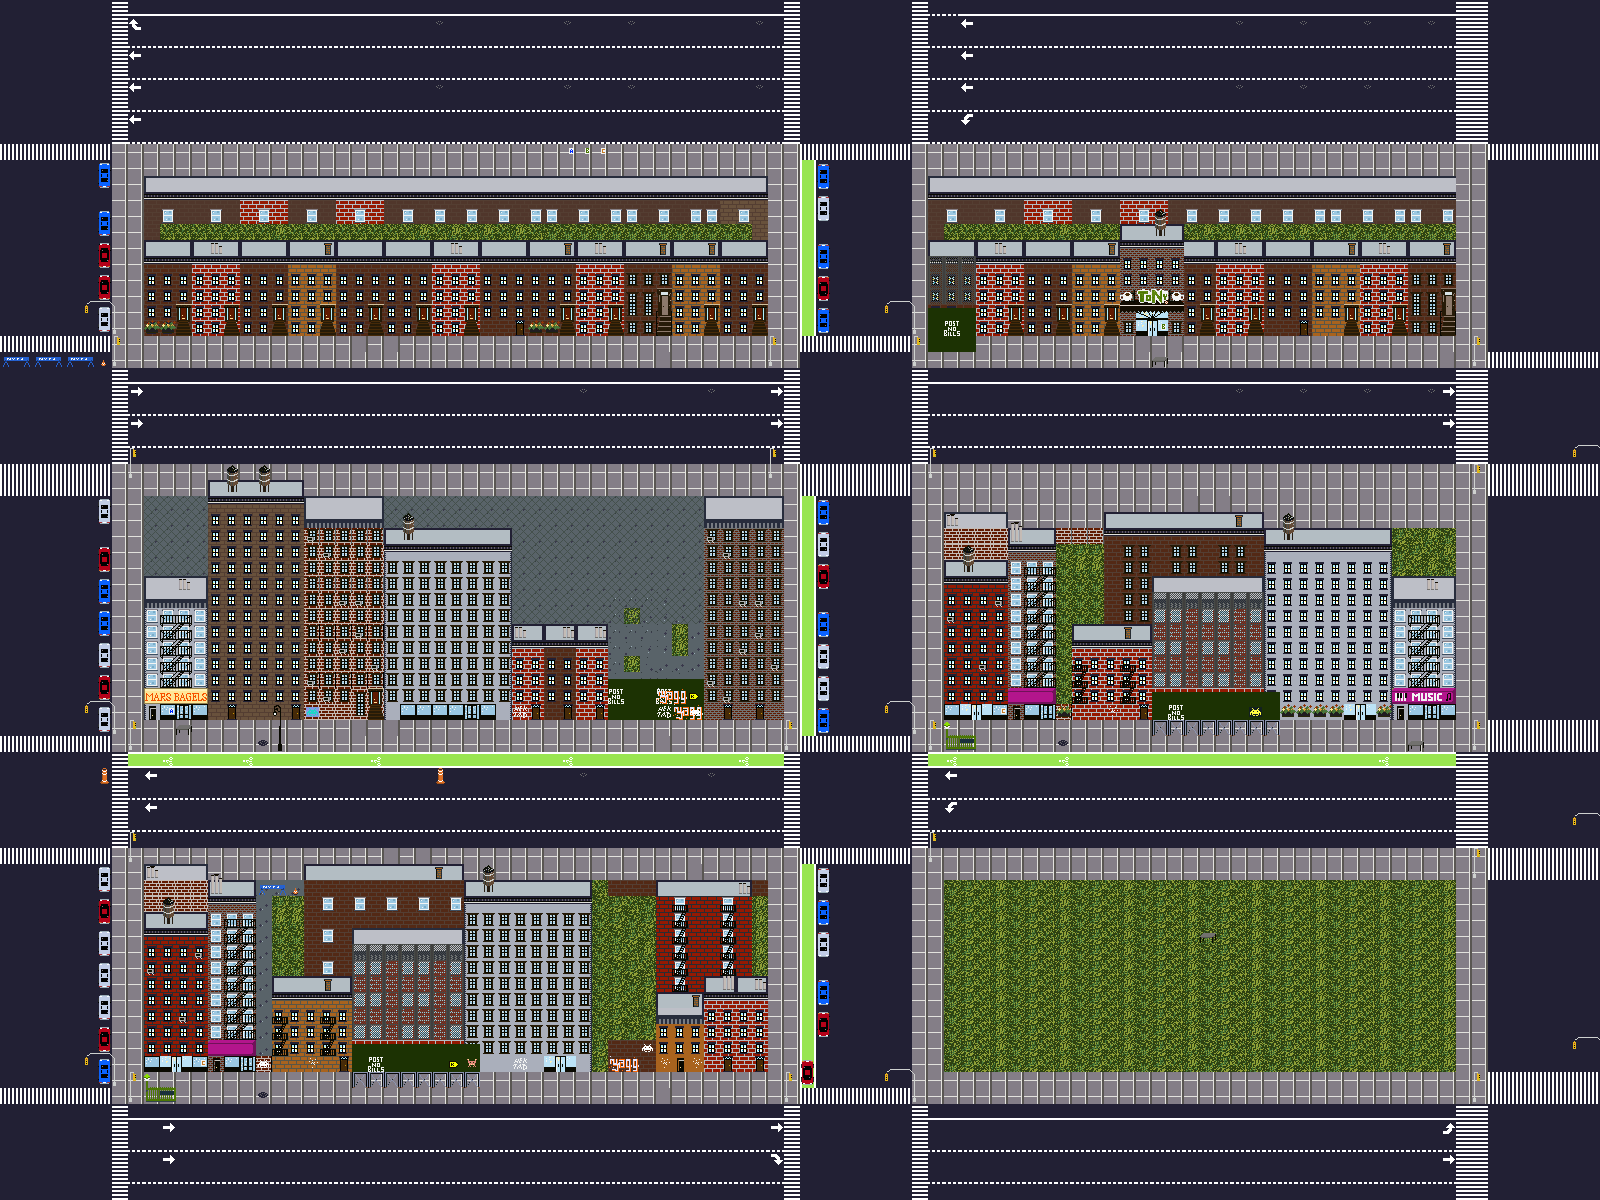

The image is a tile-based game level rendered from a .tmx file. Its description and source (layers, tilesets, objects; grid data summarised) follow:
An orthogonal 100x75 tile map with 16x16 px tiles, 6 tile layers (Roads and Sidewalks, Roads and Sidewalks decoration, COLLIDE-Road and Sidewalks BLOCKED, COLLIDE-Buildings Base, ...) and 86 objects (75x taxi, 9x CHECKPOINT).

<map version="1.10" tiledversion="1.10.2" orientation="orthogonal" renderorder="right-down" width="100" height="75" tilewidth="16" tileheight="16" infinite="0" nextlayerid="10" nextobjectid="241">
 <editorsettings>
  <export target="../../assets/nyc_1..tmj" format="json" />
 </editorsettings>
 <tileset firstgid="1" source="NEW_nyc_spritesheet-Recovered.tsx" />
 <group id="8" name="Roads and Sidewalks">
  <layer id="1" name="Roads and Sidewalks" width="100" height="75">
   <data>[7500 cells, 5575 non-empty, 13 distinct tile ids]</data>
  </layer>
  <layer id="2" name="Roads and Sidewalks decoration" width="100" height="75">
   <data>[7500 cells, 1725 non-empty, 25 distinct tile ids]</data>
  </layer>
  <layer id="3" name="COLLIDE-Road and Sidewalks BLOCKED" width="100" height="75">
   <data>[7500 cells, 387 non-empty, 16 distinct tile ids]</data>
  </layer>
 </group>
 <group id="7" name="Buildings">
  <layer id="4" name="COLLIDE-Buildings Base" width="100" height="75">
   <data>[7500 cells, 1791 non-empty, 37 distinct tile ids]</data>
  </layer>
  <layer id="5" name="COLLIDE-Buildings Decoration Base" width="100" height="75">
   <data>[7500 cells, 1367 non-empty, 47 distinct tile ids]</data>
  </layer>
  <layer id="6" name="COLLIDE-Buildings Toppers" width="100" height="75">
   <data>[7500 cells, 319 non-empty, 37 distinct tile ids]</data>
  </layer>
 </group>
 <objectgroup id="9" name="Spawns">
  <object id="26" template="CHECKPOINT.tx" x="1207" y="967">
   <properties>
    <property name="location" value="Green Park" />
   </properties>
  </object>
  <object id="27" template="CHECKPOINT.tx" x="261.5" y="1085.5" />
  <object id="30" name="CHECKPOINT" x="1204.5" y="922.5">
   <properties>
    <property name="location" value="Washington Sq.  Park" />
   </properties>
   <point />
  </object>
  <object id="33" name="CHECKPOINT" x="253.5" y="1086">
   <properties>
    <property name="location" value="white space invader" />
   </properties>
   <point />
  </object>
  <object id="37" name="CHECKPOINT" x="1155.5" y="353">
   <properties>
    <property name="location" value="Tonys Coffee" />
   </properties>
   <point />
  </object>
  <object id="38" name="CHECKPOINT" x="173" y="476.5">
   <properties>
    <property name="location" value="Double water towers" />
   </properties>
   <point />
  </object>
  <object id="39" name="CHECKPOINT" x="620.5" y="979">
   <properties>
    <property name="location" value="Hidden Park" />
   </properties>
   <point />
  </object>
  <object id="40" name="CHECKPOINT" x="668.5" y="740">
   <properties>
    <property name="location" value="Yagg Grafitti" />
   </properties>
   <point />
  </object>
  <object id="41" name="CHECKPOINT" x="985.5" y="741">
   <properties>
    <property name="location" value="Subway" />
   </properties>
   <point />
  </object>
  <object id="42" name="CHECKPOINT" x="590.435" y="163.235">
   <properties>
    <property name="location" value="ABC Sidewalk" />
   </properties>
   <point />
  </object>
  <object id="113" name="taxi" x="54.5455" y="1012.12">
   <properties>
    <property name="direction" value="UP" />
   </properties>
   <point />
  </object>
  <object id="114" name="taxi" x="1542.42" y="645.455">
   <properties>
    <property name="direction" value="UP" />
   </properties>
   <point />
  </object>
  <object id="115" name="taxi" x="1578.79" y="393.939">
   <properties>
    <property name="direction" value="UP" />
   </properties>
   <point />
  </object>
  <object id="116" name="taxi" x="1533.33" y="93.9394">
   <properties>
    <property name="direction" value="UP" />
   </properties>
   <point />
  </object>
  <object id="117" name="taxi" x="1527.27" y="1151.52">
   <properties>
    <property name="direction" value="UP" />
   </properties>
   <point />
  </object>
  <object id="119" name="CHECKPOINT" x="154" y="735">
   <properties>
    <property name="location" value="Mars Bagels" />
   </properties>
   <point />
  </object>
  <object id="120" name="taxi" x="76" y="818">
   <properties>
    <property name="direction" value="LEFT" />
   </properties>
   <point />
  </object>
  <object id="121" name="taxi" x="54" y="90">
   <properties>
    <property name="direction" value="LEFT" />
   </properties>
   <point />
  </object>
  <object id="122" name="taxi" x="163" y="117">
   <properties>
    <property name="direction" value="LEFT" />
   </properties>
   <point />
  </object>
  <object id="123" name="taxi" x="16" y="21">
   <properties>
    <property name="direction" value="LEFT" />
   </properties>
   <point />
  </object>
  <object id="124" name="taxi" x="277" y="60">
   <properties>
    <property name="direction" value="LEFT" />
   </properties>
   <point />
  </object>
  <object id="125" name="taxi" x="250" y="119">
   <properties>
    <property name="direction" value="LEFT" />
   </properties>
   <point />
  </object>
  <object id="126" name="taxi" x="394" y="94">
   <properties>
    <property name="direction" value="LEFT" />
   </properties>
   <point />
  </object>
  <object id="127" name="taxi" x="397" y="21">
   <properties>
    <property name="direction" value="LEFT" />
   </properties>
   <point />
  </object>
  <object id="128" name="taxi" x="395" y="132">
   <properties>
    <property name="direction" value="LEFT" />
   </properties>
   <point />
  </object>
  <object id="129" name="taxi" x="741" y="85">
   <properties>
    <property name="direction" value="LEFT" />
   </properties>
   <point />
  </object>
  <object id="130" name="taxi" x="570" y="84">
   <properties>
    <property name="direction" value="LEFT" />
   </properties>
   <point />
  </object>
  <object id="131" name="taxi" x="671" y="25">
   <properties>
    <property name="direction" value="LEFT" />
   </properties>
   <point />
  </object>
  <object id="133" name="taxi" x="233" y="820">
   <properties>
    <property name="direction" value="LEFT" />
   </properties>
   <point />
  </object>
  <object id="134" name="taxi" x="398" y="820">
   <properties>
    <property name="direction" value="LEFT" />
   </properties>
   <point />
  </object>
  <object id="135" name="taxi" x="562" y="845">
   <properties>
    <property name="direction" value="LEFT" />
   </properties>
   <point />
  </object>
  <object id="136" name="taxi" x="697" y="815">
   <properties>
    <property name="direction" value="LEFT" />
   </properties>
   <point />
  </object>
  <object id="139" name="taxi" x="879" y="832.5">
   <properties>
    <property name="direction" value="LEFT" />
   </properties>
   <point />
  </object>
  <object id="141" name="taxi" x="1020" y="804">
   <properties>
    <property name="direction" value="LEFT" />
   </properties>
   <point />
  </object>
  <object id="143" name="taxi" x="949" y="791">
   <properties>
    <property name="direction" value="LEFT" />
   </properties>
   <point />
  </object>
  <object id="144" name="taxi" x="1103" y="800">
   <properties>
    <property name="direction" value="LEFT" />
   </properties>
   <point />
  </object>
  <object id="145" name="taxi" x="1106" y="839.333">
   <properties>
    <property name="direction" value="LEFT" />
   </properties>
   <point />
  </object>
  <object id="146" name="taxi" x="1199.5" y="788">
   <properties>
    <property name="direction" value="LEFT" />
   </properties>
   <point />
  </object>
  <object id="151" name="taxi" x="1421" y="763">
   <properties>
    <property name="direction" value="LEFT" />
   </properties>
   <point />
  </object>
  <object id="153" name="taxi" x="1545" y="836">
   <properties>
    <property name="direction" value="LEFT" />
   </properties>
   <point />
  </object>
  </objectgroup>
</map>
<!-- 46 of 86 objects omitted -->